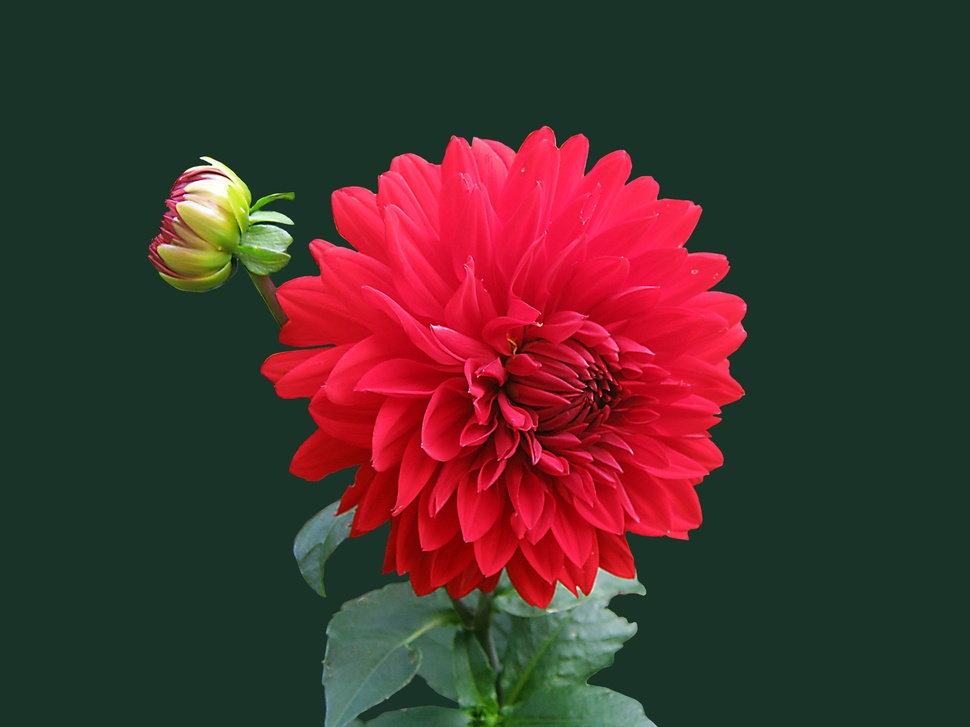
#> input picture flower.jpg, 970 x 727 px, shrunk from 3648 x 2736 before the run
$ python cartoonify.py
#> lines starting #> are read from the running program, lines starting #| are printed output that depends on the picture; after the words box and inside, x2 and y2 are one past the last pixel; in counts of white or black regions, pixels touching at a corner belong together
import cv2
import numpy as np

def read_img(filename):
#> called with filename = './flower.jpg'
    img=cv2.imread(filename)
#> img is the input picture: shape (727, 970, 3); mean B, G, R 45.6, 50, 72.6
    return img

def edge_detection(img,line_wdt,blur):
#> called with line_wdt = 9, blur = 7
    gray =cv2.cvtColor(img,cv2.COLOR_BGR2GRAY)
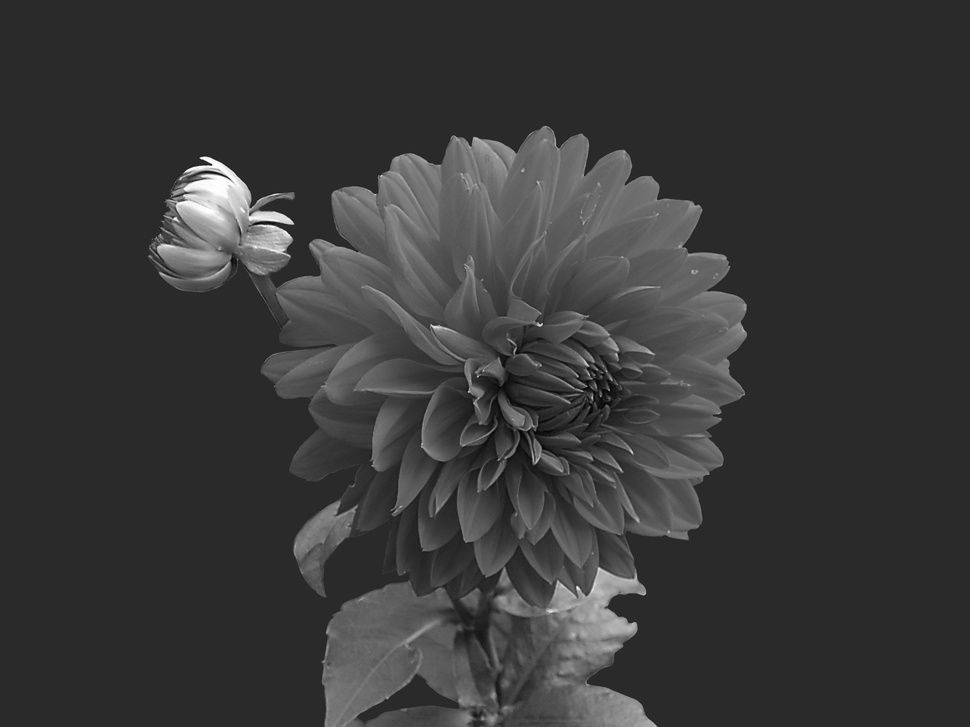
#> gray: shape (727, 970); min 6, max 255, mean 56.3
    grayBlur=cv2.medianBlur(gray,blur)
    edges = cv2.adaptiveThreshold(grayBlur,255,cv2.ADAPTIVE_THRESH_MEAN_C,cv2.THRESH_BINARY,line_wdt,blur)
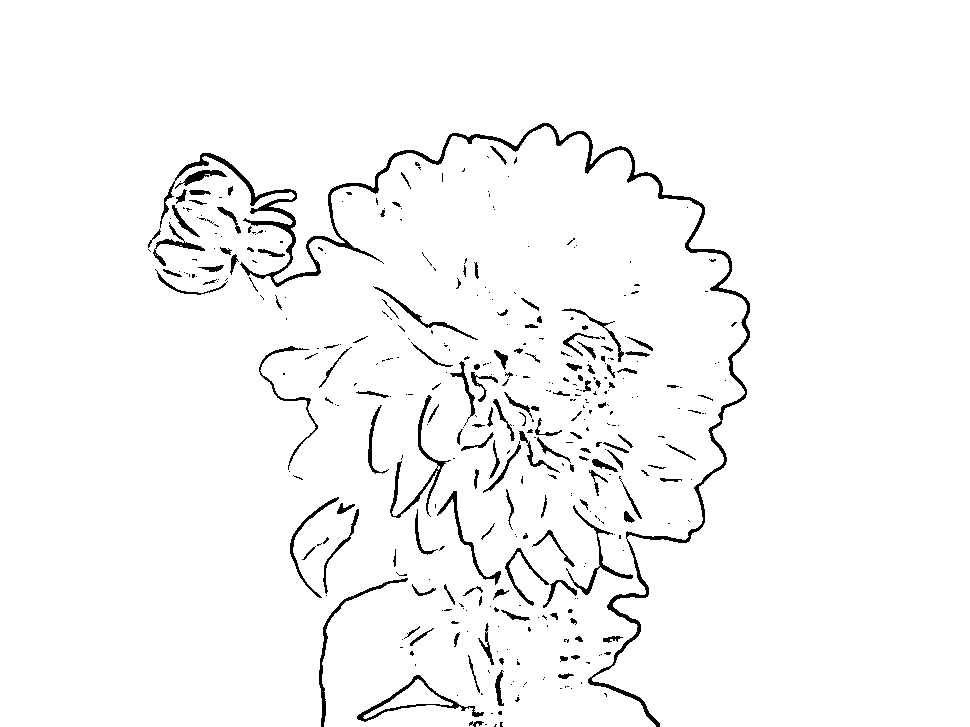
#> edges: shape (727, 970); 96.8% white; 391 black regions (254 under 20 px), largest, box (x1, y1, x2, y2) and area: (160, 123, 750, 727) 7167, (390, 395, 451, 518) 789, (357, 675, 484, 722) 716
    return edges

def color_quantisation(img,k):
#> called with k = 4
    data = np.float32(img).reshape((-1,3))
    criteria = (cv2.TermCriteria_EPS + cv2.TermCriteria_MAX_ITER,20,0.001)
    ret, label, center = cv2.kmeans(data,k,None,criteria,10,cv2.KMEANS_RANDOM_CENTERS)
#> ret = 467615012.9; center = [[105.7, 139.7, 112.9], [20.99, 9.95, 165], [70.19, 34.14, 237], [39.79, 51.97, 26.31]]
    center = np.uint8(center)
#> center = [[105, 139, 112], [20, 9, 165], [70, 34, 236], [39, 51, 26]]
    result= center[label.flatten()]
    result = result.reshape(img.shape)
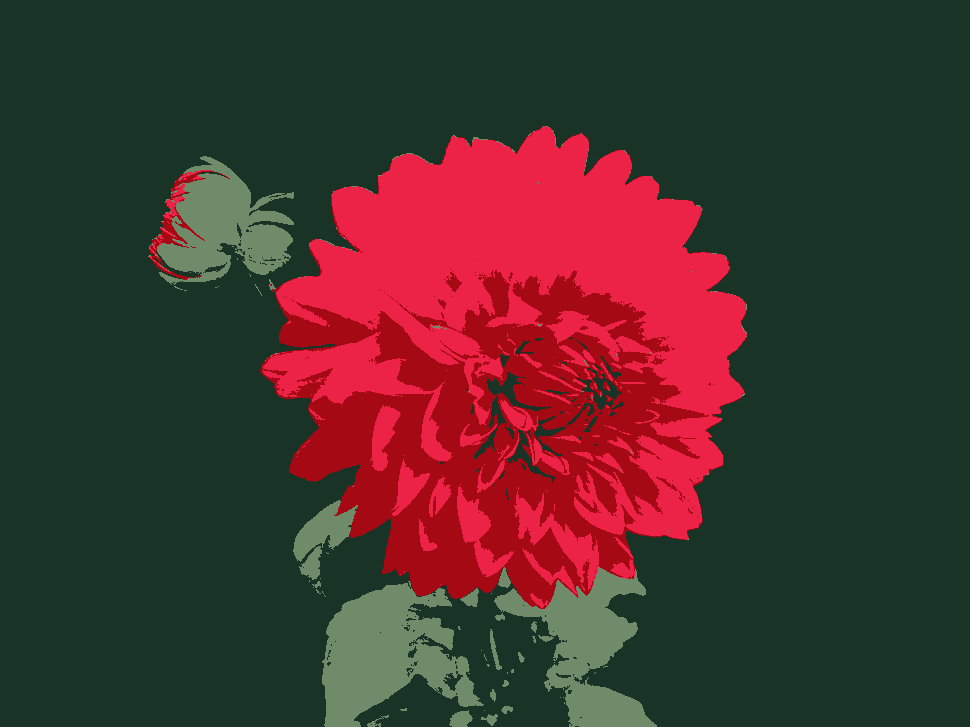
#> result: shape (727, 970, 3); mean B, G, R 44.9, 49.4, 72.2
    return result

img = read_img('./flower.jpg')
line_wdt = 9
blur_value = 7
totalcolors = 4

edgeImg = edge_detection(img,line_wdt,blur_value)
img = color_quantisation(img,totalcolors)
blurred = cv2.bilateralFilter(img, d=7,sigmaColor=200,sigmaSpace=200)
cartoon = cv2.bitwise_and(blurred,blurred,mask=edgeImg)
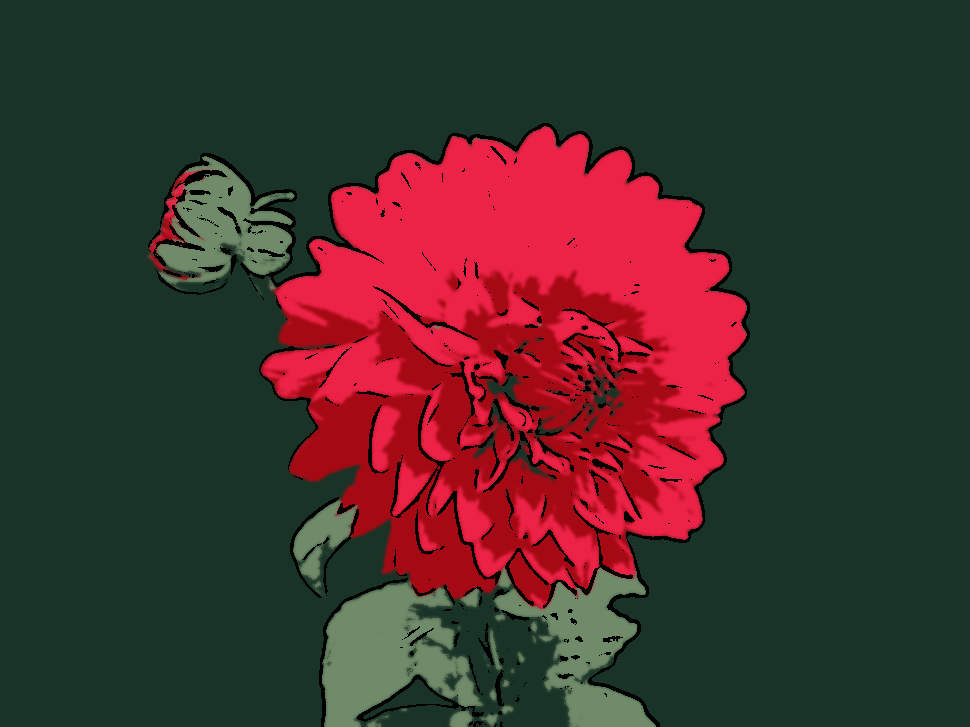
#> cartoon: shape (727, 970, 3); mean B, G, R 43.6, 48, 69
cv2.imwrite('cartoon.jpg',cartoon)
